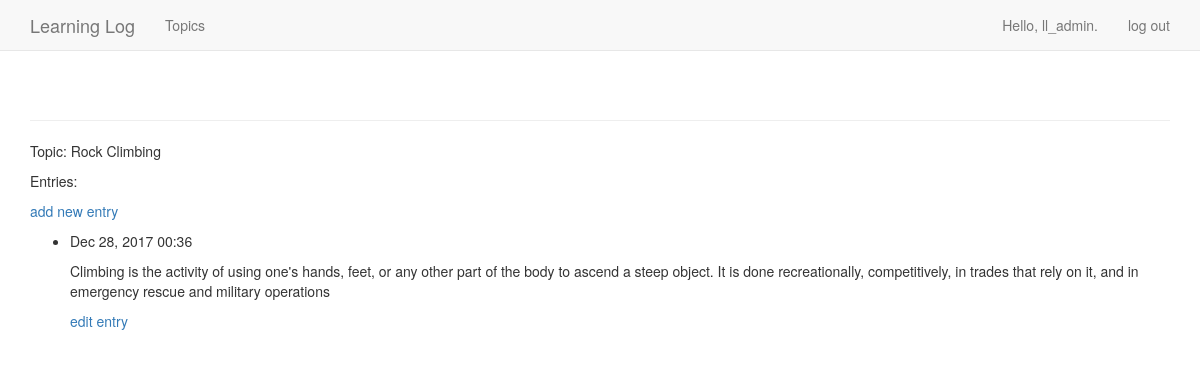
The page /topics/2/ (signed in) on the database its author committed.
### learning_logs/models.py (models this page shows, shortened)
class Topic(models.Model):
    text = models.CharField(max_length=300)
    date_added = models.DateTimeField(auto_now_add=True)
    owner = models.ForeignKey(User)
    def __str__(self):
        return self.text

class Entry(models.Model):
    topic = models.ForeignKey(Topic)
    text = models.TextField()
    date_added = models.DateTimeField(auto_now_add=True)
    class Meta:
        verbose_name_plural = 'entries'

### learning_logs/views.py (the view)
# urls.py: url(r'^topics/(?P<topic_id>\d+)/$', views.topic, name='topic'),
@login_required
def topic(request, topic_id):
    topic = get_object_or_404(Topic, id=topic_id)
    if topic.owner != request.user:
        raise Http404
    entries = topic.entry_set.order_by('-date_added')
    context = {'topic': topic, 'entries': entries}
    return render(request, 'learning_logs/topic.html', context)

### learning_logs/templates/learning_logs/topic.html
{% extends 'learning_logs/base.html' %}
{% block content %}
  <p>Topic: {{ topic }}</p>
  <p>Entries:</p>
  <p>
      <a href="{% url 'learning_logs:new_entry' topic.id %}">add new entry</a>
  </p>
  <ul>
  {% for entry in entries %}
    <li>
      <p>{{ entry.date_added|date:'M d, Y H:i' }}</p>
      <p>{{ entry.text|linebreaks }}</p>
      <p>
        <a href="{% url 'learning_logs:edit_entry' entry.id %}">edit entry</a>
      </p>
    </li>
  {% empty %}
    <li>
      There are no entries for this topic yet.
    </li>
  {% endfor %}
  </ul>
{% endblock content %}

### learning_logs/templates/learning_logs/base.html (shortened to what this page needs)
{% load bootstrap3 %}
<!DOCTYPE html>
<html lang="en">
  <head>
    {% bootstrap_css %}
  </head>
  <body>
    <nav class="navbar navbar-default navbar-static-top">
      <div class="container">
        <div class="navbar-header">
          <a class="navbar-brand" href="{% url 'learning_logs:index' %}">
              Learning Log</a>
        </div>
        <div id="navbar" class="navbar-collapse collapse">
          <ul class="nav navbar-nav">
            <li><a href="{% url 'learning_logs:topics' %}">Topics</a></li>
          </ul>
          <ul class="nav navbar-nav navbar-right">
            {% if user.is_authenticated %}
              <li><a>Hello, {{ user.username }}.</a></li>
              <li><a href="{% url 'users:logout' %}">log out</a></li>
            {% else %}
              <li><a href="{% url 'users:register' %}">register</a></li>
              <li><a href="{% url 'users:login' %}">log in</a></li>
            {% endif %}
          </ul>
        </div>
      </div>
    </nav>
    <div class="container">
      <div class="page-header">
      </div>
      <div>
        {% block content %}{% endblock %}
      </div>
    </div>
  </body>
</html>

### rows shown on the page
Topic: text "Rock Climbing"
Entry: date_added "Dec 28, 2017 00:36", text "Climbing is the activity of using one's hands, feet, or any other part of the body to ascend a steep object. It is done recreationally, competitively, in trades that rely on it, and in emergency rescue and military operations"

### other values the page prints
{{ user.username }} "ll_admin"
